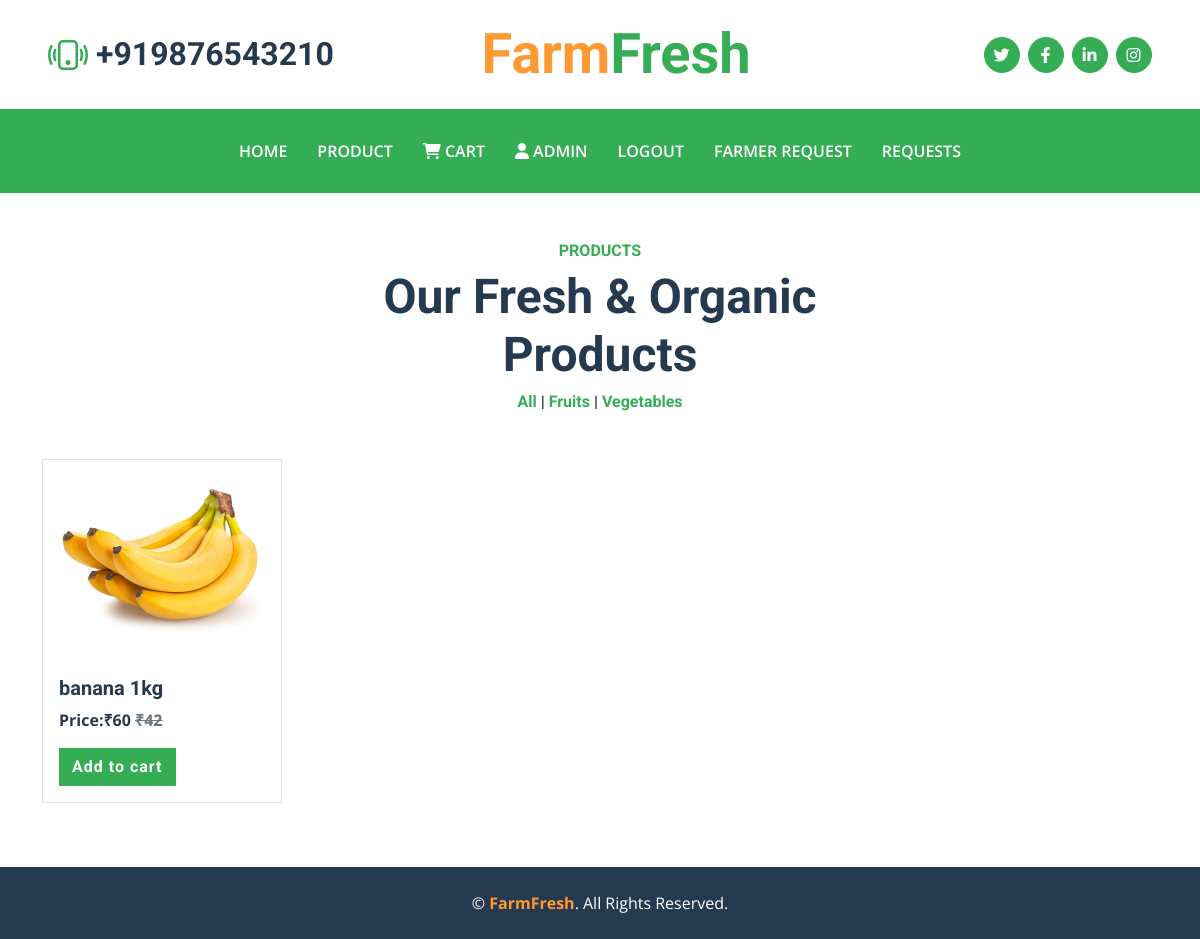
The page /category/fruits/ (signed in) on the database its author committed.
### app/models.py (models this page shows, shortened)
class Product(models.Model):
    name=models.CharField(max_length=100)
    image=models.ImageField(upload_to='products/')
    price=models.PositiveIntegerField(default=0)
    quantity=models.PositiveIntegerField(default=0)
    dprice=models.PositiveIntegerField(default=0)
    CATEGORY_CHOICES = [
    ('fruits', 'Fruits'),
    ('vegetables', 'Vegetables'),
    ]
    category = models.CharField(max_length=50, choices=CATEGORY_CHOICES,default='fruits')

### app/views.py (the view)
# urls.py: path('category/<str:category>/', views.category_products, name='category_products'),
def category_products(request, category):
    category_products = Product.objects.filter(category=category)
    context = {
        'category': category,
        'category_products': category_products
    }
    return render(request, 'product.html', context)

### templates/product.html (shortened to what this page needs)
{% extends 'base.html' %}
{% load static %}
{% block content %}
<div class="container-fluid py-5">
    <div class="container">
        <div class="mx-auto text-center mb-5" style="max-width: 500px;">
            <h6 class="text-primary text-uppercase">Products</h6>
            <h1 class="display-5">Our Fresh & Organic Products</h1>
            <h6 class="text-center"><a href="{% url 'product'  %}">All</a> | <a
                    href="{% url 'category_products' 'fruits' %}">Fruits</a> | <a
                    href="{% url 'category_products' 'vegetables' %}">Vegetables</a></h6>
        </div>
        <div class="row ">
            {% if category %}
            {% for i in category_products %}
            <div class="col-3 mb-3">
                <div class="card" style="width: 15rem; ">
                    <img src="{{i.image.url}}" width="200px" height="200px" class="card-img-top" alt="{{i.name}}">
                    <div class="card-body">
                        <h5 class="card-title">{{ i.name }} <span>{{i.quantity}}kg</span></h5>
                        <p class="card-text text-dark fw-bold">Price:₹{{i.price}} <span
                                class="text-muted"><strike>₹{{i.dprice}}</strike></span> </p>
                        <a href="{% url 'update_cart' i.id %}" class="btn btn-primary">Add to cart</a>
                    </div>
                </div>
            </div>
            {% endfor %}
            {% endif %}
        </div>
    </div>
</div>
{% endblock %}

### templates/base.html (shortened to what this page needs)
<!DOCTYPE html>
<html lang="en">
<head>
    {% load static %}
    <link href="https://cdnjs.cloudflare.com/ajax/libs/font-awesome/5.15.0/css/all.min.css" rel="stylesheet">
    <link href="https://cdn.jsdelivr.net/npm/bootstrap-icons@1.4.1/font/bootstrap-icons.css" rel="stylesheet">
    <link href="{% static 'lib\owlcarousel\assets\owl.carousel.min.css' %}" rel="stylesheet">
    <link href="{% static 'css\bootstrap.min.css' %}" rel="stylesheet">
    <link href="{% static 'css/style.css' %}" rel="stylesheet">
    <link rel="stylesheet" href="https://cdnjs.cloudflare.com/ajax/libs/font-awesome/6.0.0/css/all.min.css">
    <link rel="stylesheet" href="https://cdn.jsdelivr.net/npm/bootstrap-icons@1.3.0/font/bootstrap-icons.css" />
</head>
<body>
    <div class="container-fluid px-5 d-none d-lg-block">
        <div class="row gx-5 py-3 align-items-center">
            <div class="col-lg-3">
                <div class="d-flex align-items-center justify-content-start">
                    <i class="bi bi-phone-vibrate fs-1 text-primary me-2"></i>
                    <h2 class="mb-0">+919876543210</h2>
                </div>
            </div>
            <div class="col-lg-6">
                <div class="d-flex align-items-center justify-content-center">
                    <a href="index.html" class="navbar-brand ms-lg-5">
                        <h1 class="m-0 display-4 text-primary"><span class="text-secondary">Farm</span>Fresh</h1>
                    </a>
                </div>
            </div>
            <div class="col-lg-3">
                <div class="d-flex align-items-center justify-content-end">
                    <a class="btn btn-primary btn-square rounded-circle me-2" href="#"><i
                            class="fab fa-twitter"></i></a>
                    <a class="btn btn-primary btn-square rounded-circle me-2" href="#"><i
                            class="fab fa-facebook-f"></i></a>
                    <a class="btn btn-primary btn-square rounded-circle me-2" href="#"><i
                            class="fab fa-linkedin-in"></i></a>
                    <a class="btn btn-primary btn-square rounded-circle" href="#"><i class="fab fa-instagram"></i></a>
                </div>
            </div>
        </div>
    </div>
    <nav class="navbar navbar-expand-lg bg-primary navbar-dark shadow-sm py-3 py-lg-0 px-3 px-lg-5">
        <div class="collapse navbar-collapse" id="navbarCollapse">
            <div class="navbar-nav mx-auto py-0">
                <a href="{% url 'index' %}" class="nav-item nav-link">Home</a>
                <a href="{% url 'product' %}" class="nav-item nav-link">Product</a>
                {% if request.user.is_authenticated %}
                <a href="{% url 'cart' %}" class="nav-item nav-link"><i class="fa-solid fa-cart-shopping"></i> Cart</a>
                <a href="#" class="nav-item nav-link"><i class="fa-solid fa-user"></i> {{request.user}}</a>
                <a href="{% url 'logout_page' %}" class="nav-item nav-link">Logout</a>
                <a href="{% url 'farmerrequest' %}" class="nav-item nav-link">Farmer Request</a>
                {% else %}
                <a href="{% url 'login_page' %}" class="nav-item nav-link">Login</a>
                <a href="{% url 'signup' %}" class="nav-item nav-link">Signup</a>
                {% endif %}
                {% if request.user.is_authenticated and request.user.is_staff %}
                <li class="nav-item"><a href="{% url 'adminreq' %}" class="nav-link">Requests</a></li>
                {% endif %}
            </div>
        </div>
    </nav>
    {% block content %}
    {% endblock %}
    <div class="container-fluid bg-dark text-white py-4">
        <div class="container text-center">
            <p class="mb-0">&copy; <a class="text-secondary fw-bold" href="{% url 'admin:index' %}">FarmFresh</a>. All
                Rights Reserved.
            </p>
        </div>
    </div>
</body>
</html>

### static/css/style.css (style rules this page uses)
:root { --primary: #34AD54; --secondary: #FF9933; --light: #F6FFF2; --dark: #263A4F; }
.btn { font-family: 'Roboto', sans-serif; letter-spacing: 1px; font-weight: 700; transition: .5s; }
.btn-primary, .btn-secondary { color: #FFFFFF; }
.btn-square { width: 36px; height: 36px; }
.btn-square, .btn-sm-square, .btn-lg-square { padding-left: 0; padding-right: 0; text-align: center; }
.navbar-dark .navbar-nav .nav-link { padding: 30px 15px; font-size: 16px; font-weight: 600; color: #FFFFFF; text-transform: uppercase; transition: .5s; }

### rows shown on the page
Product: image (picture), name "banana", quantity "1", price "60", dprice "42"

### other values the page prints
{{ request.user }} "ADMIN"
